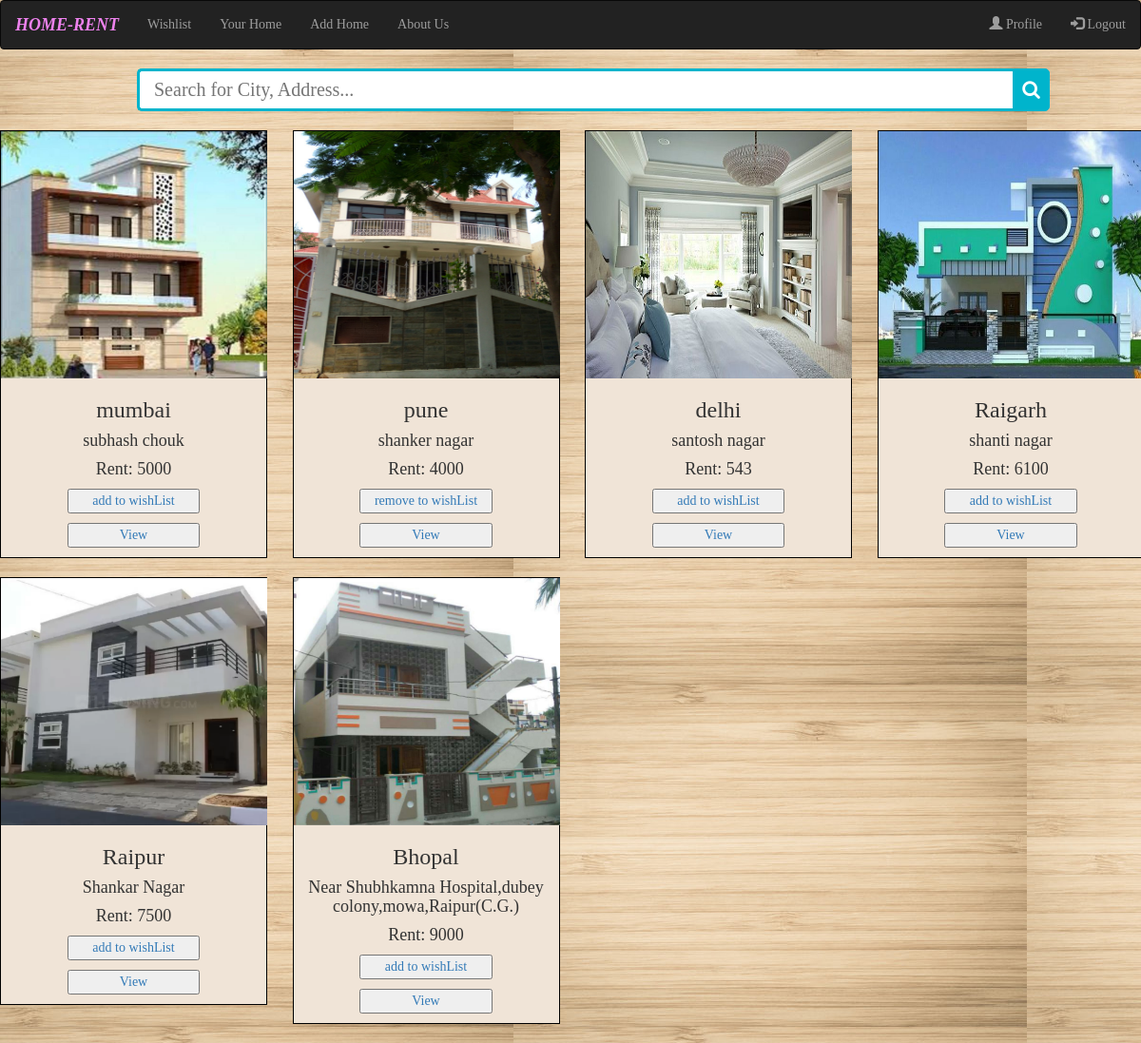
Screenshot of /home/ (signed in) with the database file from the repository.
### homeapp/models.py (models this page shows, shortened)
class Item(models.Model):
    user = models.ForeignKey(User, on_delete=models.CASCADE, related_name="item", null=True)
    city = models.CharField(max_length=50)
    address =models.CharField(max_length=300)
    rent= models.IntegerField(null = True)
    description= models.CharField(max_length=500)
    number=models.IntegerField(null=True)
    picture = models.FileField(blank=True, null=True)
    report =models.IntegerField(default=0)
    status =models.CharField(max_length=50,default="Safe")
    availability = models.CharField(max_length=200, default="Available")

### homeapp/views.py (the view)
# urls.py: path('home/',views.category,name="category"),
@login_required
def category(request):
    data = Item.objects.all()
    return render(request,'all_categories.html',{'all_category_objects':data})

### templates/all_categories.html (shortened to what this page needs)
{% extends 'base.html' %}
{% block body %}
<div class="wrap">
  <div class="search">
     <input type="text" class="searchTerm" placeholder="Search for City, Address..." id="myinput" onkeyup="searchfn()">
     <button class="searchButton">
       <i class="fa fa-search"></i>
    </button>
  </div>
</div>
<br>
{%if all_category_objects%}
<div class="row">
  {% for homeobject in all_category_objects %}
  <div class="col-xs-12 col-sm-6 col-md-4 col-lg-3 card_object">
    <div class="card " style="text-align: center;">
      {% if homeobject.picture %}
      <img src="{{homeobject.picture.url}}" alt="No Image" style=" width:280px; height:260px;background-size:cover;">
      {% endif %}
      <h3 class="city_name">{{homeobject.city}}</h3>
      <h4 class="card_address">{{homeobject.address}}</h4>
      <b>
        <h4>Rent: {{homeobject.rent}}</h4>
      </b>
      {% if not user.is_staff%}
      {% if homeobject in request.user.extended_reverse.home_list.all %}
      <a href="/removewishlist/{{homeobject.id}}/">
        <p><button style="width:50%">remove to wishList</button></p>
      </a>
      {%else%}
      <a href="/addwishlist/{{homeobject.id}}/">
        <p><button style="width:50%">add to wishList</button></p>
      </a>
      {%endif%}
      {%endif%}
      <a href="/{{homeobject.id}}">
        <p><button style="width:50%">View</button></p>
      </a>
    </div>
    <br>
  </div>
  {% endfor %}
</div>
{%else%}
<h2 style="text-align: center;"><span class="label label-default">No Result Found...</span></h2><br><br>
{%endif%}
{% endblock body %}

### templates/all_categories.html (style rules this page uses)
body { background-image: url('/static/homepage.jpg'); }
.card { width: 281px; background-color: #f0e4d7; border: 1px solid black; margin: auto; }
.search { width: 100%; position: relative; display: flex; margin-left: 15%; }
.searchTerm { width: 100%; border: 3px solid #00B4CC; border-right: none; padding: 15px; font-size: 20px; height: 45px; border-radius: 5px 0 0 5px; outline: none; color: #9DBFAF; }
.searchButton { width: 40px; height: 45px; border: 1px solid #00B4CC; background: #00B4CC; text-align: center; color: #fff; border-radius: 0 5px 5px 0; cursor: pointer; font-size: 20px; }
.wrap { width: 80%; left: 50%; }

### templates/base.html (style rules this page uses)
* { font-family: cursive; }

### rows the page displays
Item: picture (picture), city "mumbai", address "subhash chouk", rent "5000"
Item: picture (picture), city "pune", address "shanker nagar", rent "4000"
Item: picture (picture), city "delhi", address "santosh nagar", rent "543"
Item: picture (picture), city "Raigarh", address "shanti nagar", rent "6100"
Item: picture (picture), city "Raipur", address "Shankar Nagar", rent "7500"
Item: picture (picture), city "Bhopal", address "Near Shubhkamna Hospital,dubey colony,mowa,Raipur(C.G.)", rent "9000"
